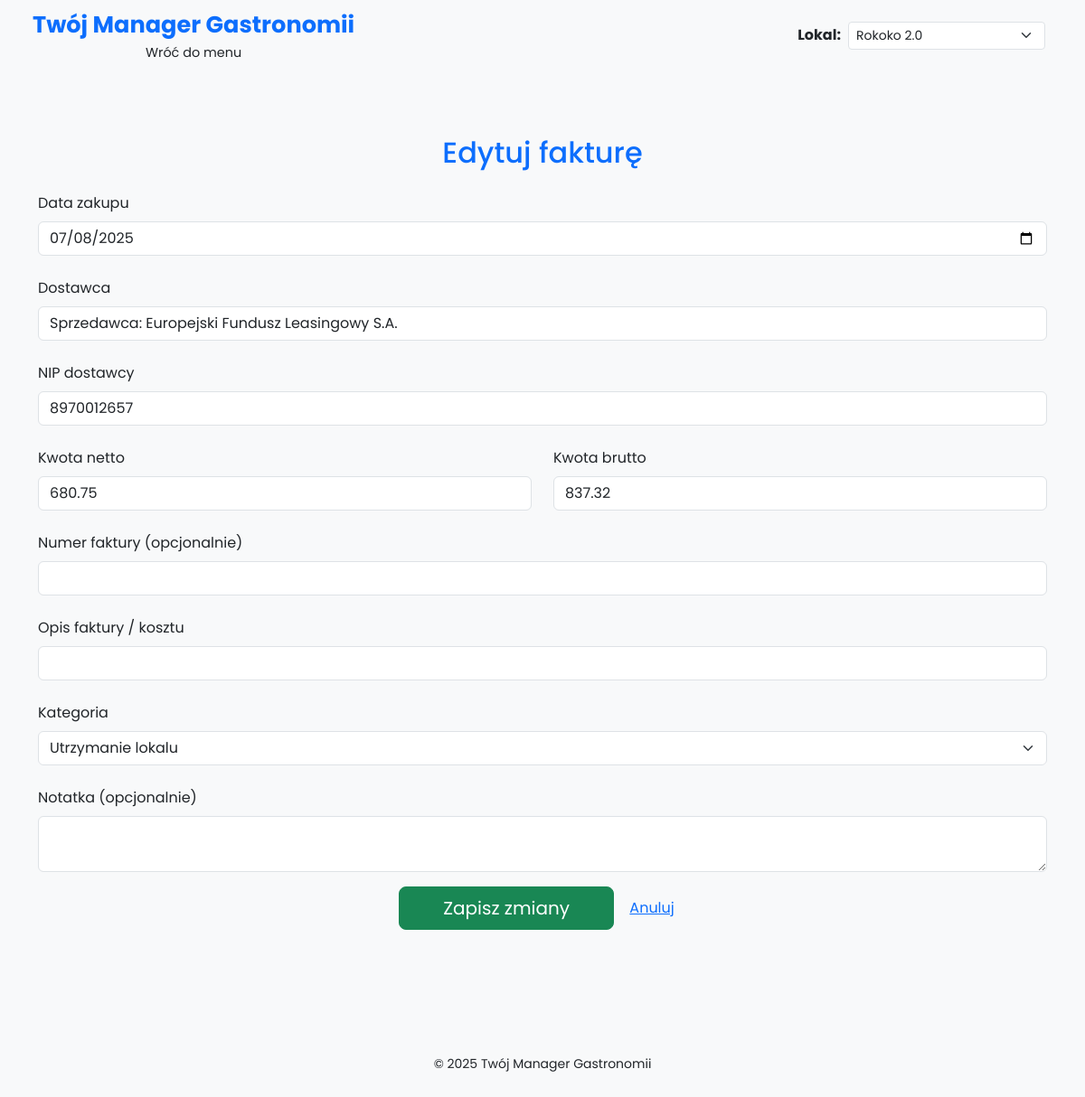
Page /edit_invoice/29 on the committed database.
### models.py (models this page shows)
class Invoice(Base):
    __tablename__ = 'invoices'
    id = Column(Integer, primary_key=True)
    invoice_date = Column(Date)
    gross_amount = Column(Float)
    net_amount = Column(Float)
    supplier = Column(String)
    nip = Column(String)
    category = Column(String)
    goods_type = Column(String)
    lokal = Column(String)
    note = Column(Text)
    invoice_number = Column(String)
    description = Column(String)

### app.py (the view, shortened to what this page needs)
@app.route('/edit_invoice/<int:invoice_id>', methods=['GET', 'POST'])
def edit_invoice(invoice_id):
    db_session = Session()
    invoice = db_session.query(Invoice).filter_by(
        id=invoice_id,
        lokal=get_current_lokal()
    ).first()
    if not invoice:
        db_session.close()
        return "Brak dostępu lub faktura nie istnieje", 404
    db_session.close()
    return render_template('edit_invoice.html', invoice=invoice)

### app.py (called while the page is built)
def get_current_lokal():
    return session.get('lokal', 'Rokoko 2.0')

@app.before_request
def set_default_lokal():
    if 'lokal' not in session:
        session['lokal'] = 'Rokoko 2.0'

### templates/edit_invoice.html (shortened to what this page needs)
{% extends 'base.html' %}
{% block content %}
<div class="container my-5">
    <h2 class="text-center mb-4 text-primary">Edytuj fakturę</h2>
    <form method="POST">
        <div class="mb-4">
            <label for="invoice_date" class="form-label">Data zakupu</label>
            <input type="date" id="invoice_date" name="invoice_date" class="form-control" value="{{ invoice.invoice_date }}" required>
        </div>
        <div class="mb-4">
            <label for="supplier_name" class="form-label">Dostawca</label>
            <input type="text" id="supplier_name" name="supplier_name" class="form-control" value="{{ invoice.supplier }}" required>
        </div>
        <div class="mb-4">
            <label for="supplier_nip" class="form-label">NIP dostawcy</label>
            <input type="text" id="supplier_nip" name="supplier_nip" class="form-control" value="{{ invoice.nip }}">
        </div>
        <div class="row mb-4">
            <div class="col-md-6">
                <label for="net_amount" class="form-label">Kwota netto</label>
                <input type="number" step="0.01" id="net_amount" name="net_amount" class="form-control" value="{{ invoice.net_amount }}">
            </div>
            <div class="col-md-6">
                <label for="gross_amount" class="form-label">Kwota brutto</label>
                <input type="number" step="0.01" id="gross_amount" name="gross_amount" class="form-control" value="{{ invoice.gross_amount }}" required>
            </div>
        </div>
        <div class="mb-4">
            <label for="invoice_number" class="form-label">Numer faktury (opcjonalnie)</label>
            <input type="text" id="invoice_number" name="invoice_number" class="form-control" value="{{ invoice.invoice_number }}">
        </div>
        <div class="mb-4">
            <label for="description" class="form-label">Opis faktury / kosztu</label>
            <input type="text" id="description" name="description" class="form-control" value="{{ invoice.description }}">
        </div>
        <div class="mb-4">
            <label for="category" class="form-label">Kategoria</label>
            <select id="category" name="category" class="form-select" required>
                {% for option in ['Towar', 'Pracownicy', 'Utrzymanie lokalu', 'Marketing', 'Podatki', 'Inne'] %}
                    <option value="{{ option }}" {% if invoice.category == option %}selected{% endif %}>{{ option }}</option>
                {% endfor %}
            </select>
        </div>
        <div class="mb-3">
            <label for="note" class="form-label">Notatka (opcjonalnie)</label>
            <textarea name="note" class="form-control" rows="2">{{ invoice.note or '' }}</textarea>
        </div>
        <div class="text-center">
            <button type="submit" class="btn btn-success btn-lg px-5">Zapisz zmiany</button>
            <a href="{{ url_for('monthly_summary') }}" class="btn btn-link">Anuluj</a>
        </div>
    </form>
</div>
{% endblock %}

### static/css/style.css (style rules this page uses)
body { background-color: #f8f9fa; font-family: 'Poppins', sans-serif; min-height: 100vh; display: flex; flex-direction: column; }

### rows in the picture
Invoice: invoice_date "07/08/2025", supplier_name "Sprzedawca: Europejski Fundusz Leasingowy S.A.", supplier_nip "8970012657", net_amount "680.75", gross_amount "837.32", category "Utrzymanie lokalu"
